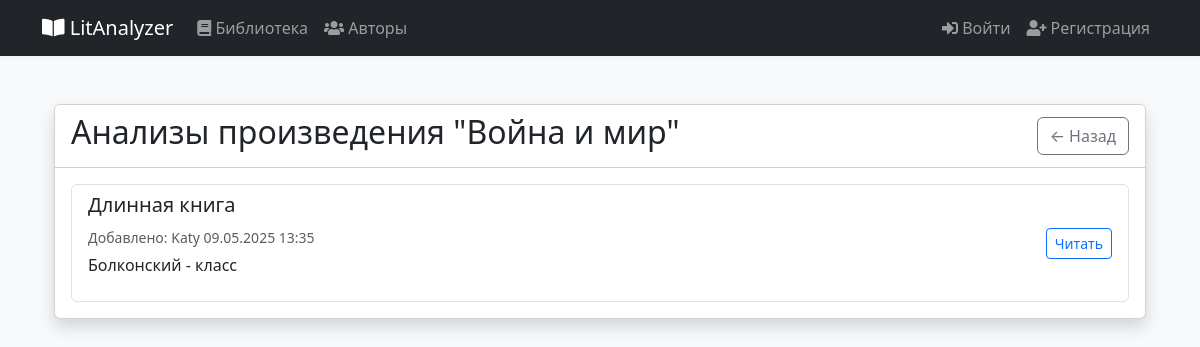
/books/4/analyses, run on the app's committed database.
### models.py (models this page shows, shortened)
class Book(db.Model):
    id = db.Column(db.Integer, primary_key=True)
    title = db.Column(db.String(255), nullable=False)
    description = db.Column(db.Text)
    year = db.Column(db.Integer)
    is_deleted = db.Column(db.Boolean, default=False)
    user_id = db.Column(db.Integer, db.ForeignKey('user.id'), nullable=False)
    author_last_name = db.Column(db.String(100), nullable=False)
    author_first_name = db.Column(db.String(100), nullable=False)
    author_middle_name = db.Column(db.String(100))
    characters = db.relationship('Character', backref='book', lazy=True)
    analyses = db.relationship('BookAnalysis', backref='book', lazy=True)

class BookAnalysis(db.Model):
    id = db.Column(db.Integer, primary_key=True)
    title = db.Column(db.String(255), nullable=False)
    content = db.Column(db.Text, nullable=False)
    created_at = db.Column(db.DateTime, default=datetime.utcnow)
    is_deleted = db.Column(db.Boolean, default=False)
    user_id = db.Column(db.Integer, db.ForeignKey('user.id'), nullable=False)
    book_id = db.Column(db.Integer, db.ForeignKey('book.id'), nullable=False)
    user = db.relationship('User', backref='analyses')

class User(db.Model, UserMixin):
    id = db.Column(db.Integer, primary_key=True)
    username = db.Column(db.String(80), unique=True, nullable=False)
    password_hash = db.Column(db.String(120), nullable=False)
    is_admin = db.Column(db.Boolean, default=False)
    created_at = db.Column(db.DateTime, default=db.func.now())
    uploaded_books = db.relationship('Book', backref='uploaded_by', lazy=True)

### app.py (the view)
@app.route('/books/<int:book_id>/analyses')
def view_analyses(book_id):
    book = Book.query.get_or_404(book_id)
    analyses = BookAnalysis.query.filter_by(book_id=book.id).order_by(BookAnalysis.created_at.desc()).all()
    return render_template('books/analyses.html', book=book, analyses=analyses)

### templates/books/analyses.html (shortened to what this page needs)
{% extends "base.html" %}
{% block content %}
<div class="container mt-4">
    <div class="card shadow">
        <div class="card-header bg-white">
            <div class="d-flex justify-content-between align-items-center">
                <h2>Анализы произведения "{{ book.title }}"</h2>
                <a href="{{ url_for('book_page', book_id=book.id) }}" class="btn btn-outline-secondary">← Назад</a>
            </div>
        </div>
        <div class="card-body">
            {% if analyses %}
            <div class="list-group">
                {% for analysis in analyses %}
                <div class="list-group-item">
                    <div class="d-flex justify-content-between align-items-center">
                        <div>
                            <h5>{{ analysis.title }}</h5>
                            <p class="mb-1">
                                <small class="text-muted">
                                    Добавлено: {{ analysis.user.username }}
                                    {{ analysis.created_at.strftime('%d.%m.%Y %H:%M') }}
                                </small>
                            </p>
                            <p>{{ analysis.content|truncate(200) }}</p>
                        </div>
                        <div>
                            <a href="{{ url_for('view_analysis', analysis_id=analysis.id) }}"
                               class="btn btn-sm btn-outline-primary">
                                Читать
                            </a>
                        </div>
                    </div>
                </div>
                {% endfor %}
            </div>
            {% else %}
            <div class="alert alert-info">
                Пока нет анализов для этого произведения.
            </div>
            {% endif %}
        </div>
    </div>
</div>
{% endblock %}

### static/css/styles.css (style rules this page uses)
body { background-color: #f8f9fa; padding-top: 56px; }

### data on the page
Book: title "Война и мир"
BookAnalysis: title "Длинная книга", user.username "Katy", created_at "09.05.2025 13:35", content "Болконский - класс"
